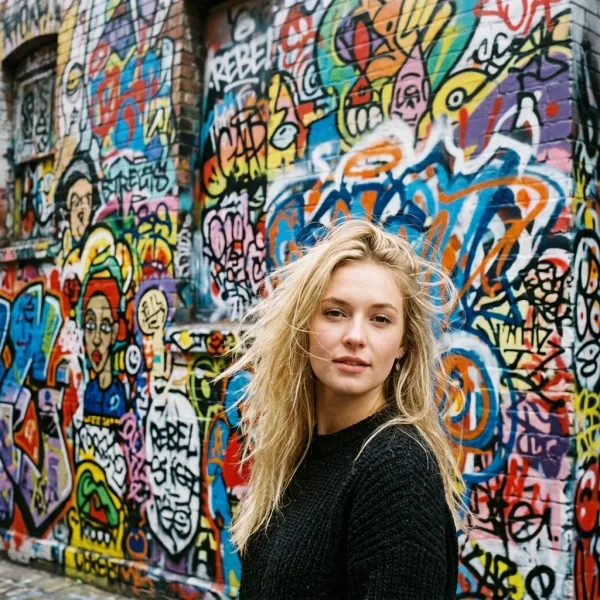
#> input picture public/image-masking-hair-before.webp, 600 x 600 px
$ python fix_masking.py
#> lines starting #> are read from the running program, lines starting #| are printed output that depends on the picture
from PIL import Image, ImageFilter

def fix_image(in_path, out_path):
#> called with in_path = 'public/image-masking-hair-before.webp', out_path = 'public/hero-masking-before-wide.png'
    img = Image.open(in_path).convert("RGB")
#> img is the input picture: PIL image 600x600 RGB; mean R, G, B 116.4, 111.4, 101.4

    # Target dimensions
    bg_w, bg_h = 1920, 860

    # Scale image to match height
    aspect = img.width / img.height
#> aspect = 1
    new_h = bg_h
    new_w = int(new_h * aspect)
#> new_w = 860
    img_resized = img.resize((new_w, new_h), Image.Resampling.LANCZOS)
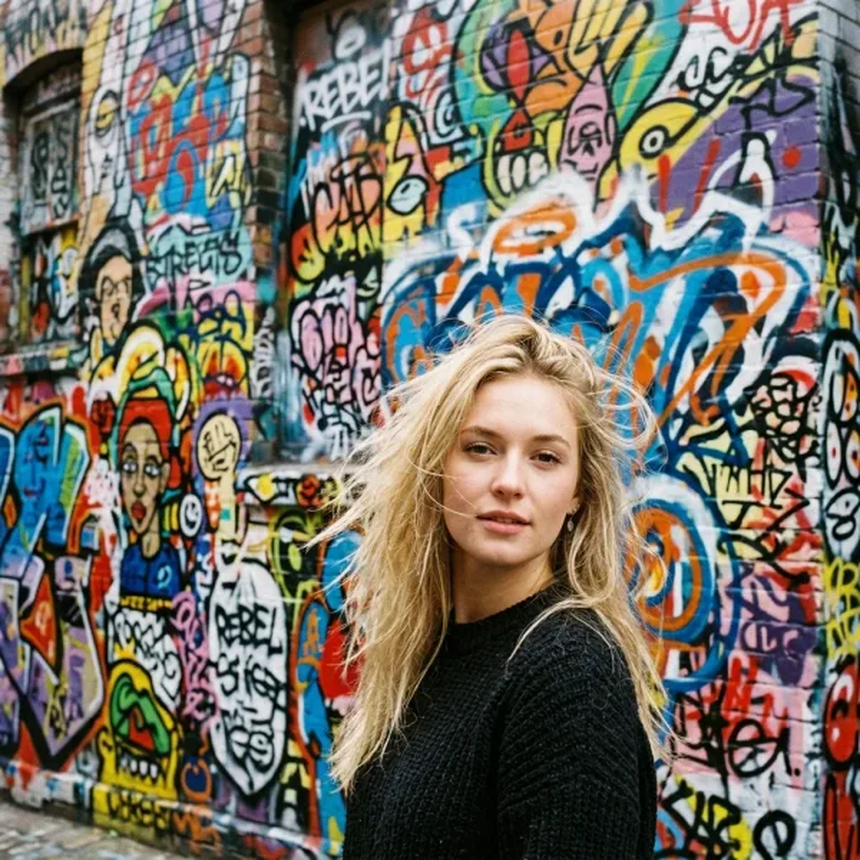
#> img_resized: PIL image 860x860 RGB; mean R, G, B 116.4, 111.4, 101.4

    # Create background by stretching and blurring heavily
    bg = img.resize((bg_w, bg_h), Image.Resampling.LANCZOS)
    bg = bg.filter(ImageFilter.GaussianBlur(radius=80))
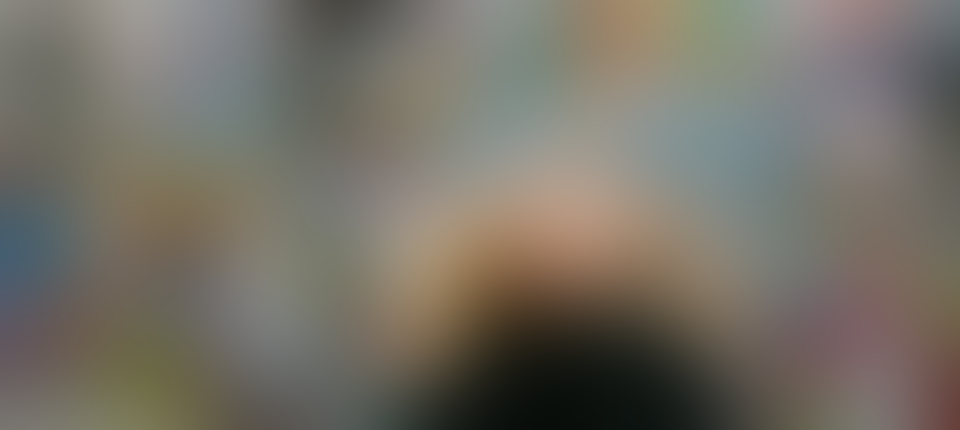
#> bg: PIL image 1920x860 RGB (shown at 1/2 size); mean R, G, B 116.8, 111.9, 102.2

    # Paste resized image in the center
    paste_x = (bg_w - new_w) // 2
#> paste_x = 530
    paste_y = (bg_h - new_h) // 2

    bg.paste(img_resized, (paste_x, paste_y))
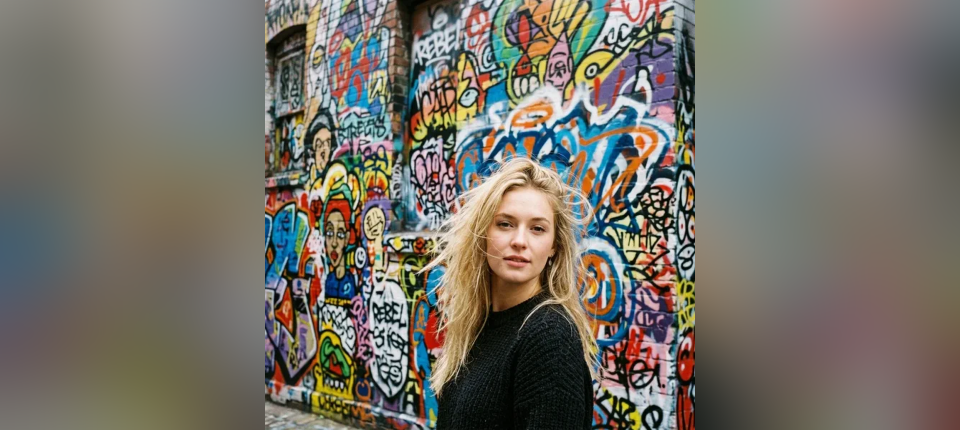
#> bg: PIL image 1920x860 RGB (shown at 1/2 size); mean R, G, B 116.9, 112.5, 104
    bg.save(out_path)
    print(f"Saved {out_path}")

fix_image('public/image-masking-hair-before.webp', 'public/hero-masking-before-wide.png')
fix_image('public/image-masking-hair-after.webp', 'public/hero-masking-after-wide.png')
#> call 2 of fix_image, with in_path = 'public/image-masking-hair-after.webp', out_path = 'public/hero-masking-after-wide.png'
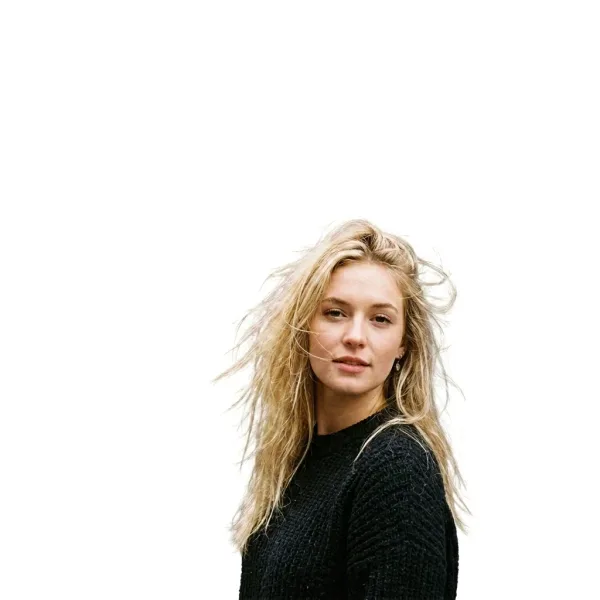
#> input picture public/image-masking-hair-after.webp, 600 x 600 px
#> in fix_image, img is the input picture: PIL image 600x600 RGB; mean R, G, B 226.1, 223.2, 219.4
#> in fix_image (call 2), `bg = img.resize((bg_w, bg_h), Image.Resampling.LANCZOS)`:
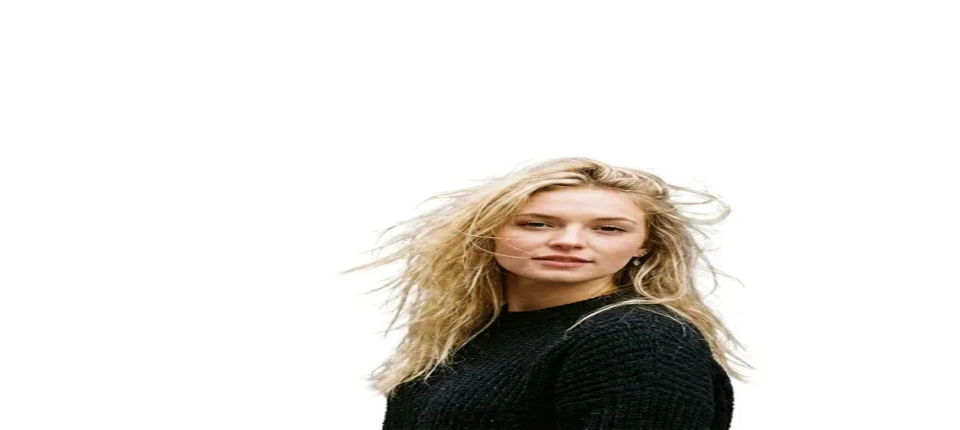
#> bg: PIL image 1920x860 RGB (shown at 1/2 size); mean R, G, B 226.1, 223.2, 219.4
#> in fix_image (call 2), `bg = bg.filter(ImageFilter.GaussianBlur(radius=80))`:
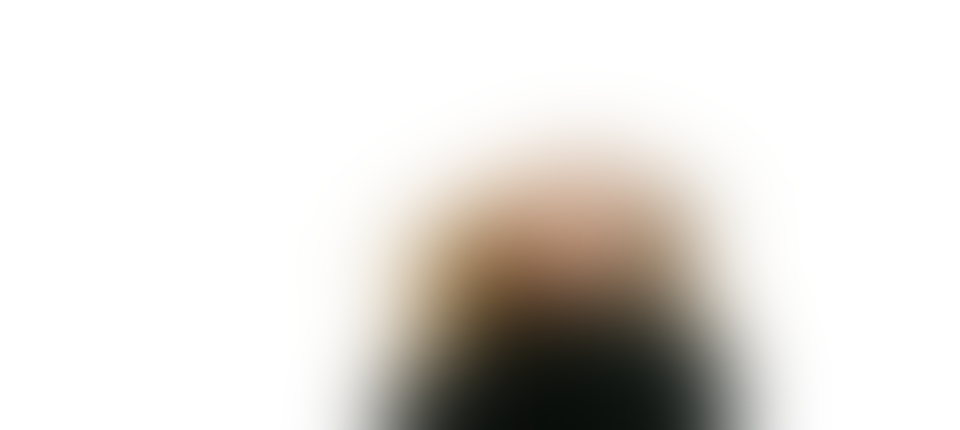
#> bg: PIL image 1920x860 RGB (shown at 1/2 size); mean R, G, B 226.1, 223.2, 219.4
#> in fix_image (call 2), `bg.paste(img_resized, (paste_x, paste_y))`:
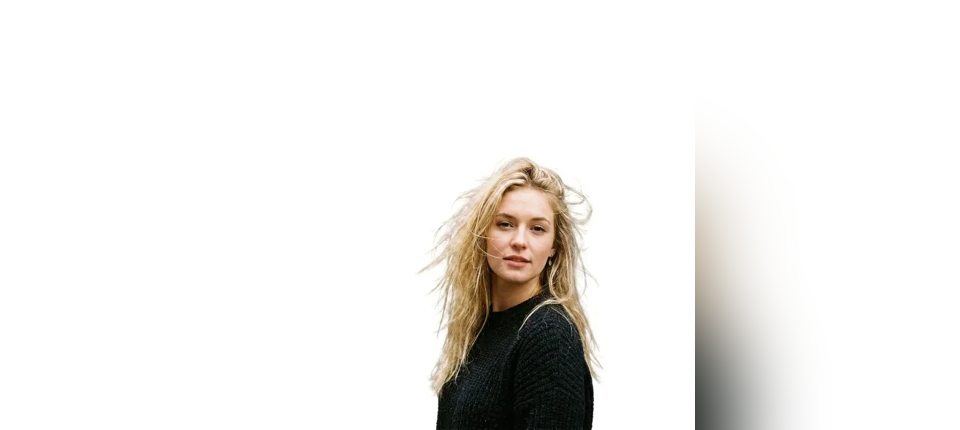
#> bg: PIL image 1920x860 RGB (shown at 1/2 size); mean R, G, B 239.3, 237.8, 235.8
